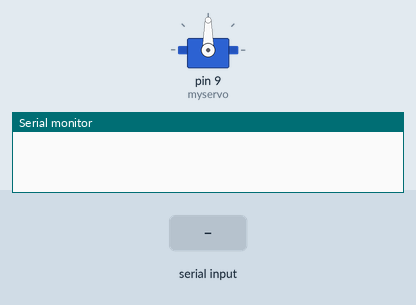
Bench run of a sketch on a simulated Arduino Uno, built with avr-gcc and run on an emulated ATmega328P. Shown: servo, the last lines printed to the serial monitor. The test bench sets the inputs (shaded band).

Above: at 1.2 s.
1.3 s: byte 30 received over Serial
At 1.45 s:
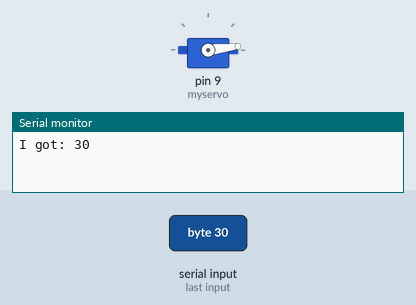
At 5.3 s:
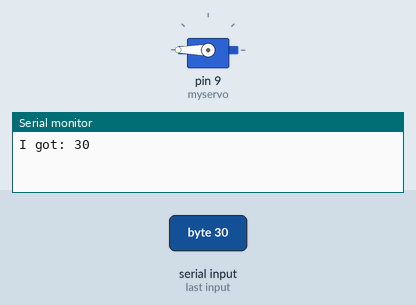
Timing chart, 0 to 12.4 s (numbered marks = the images above; inputs shaded):
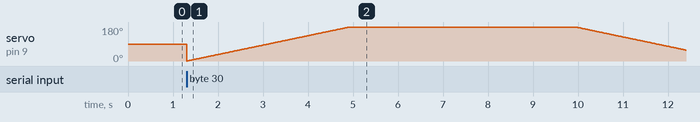

The sketch:

lock.ino
```cpp
 int incomingByte = 0;
#include <Servo.h>

Servo myservo;  // create servo object to control a servo
// twelve servo objects can be created on most boards

int pos = 0;    // variable to store the servo position


void setup(){
// Open serial connection.
Serial.begin(9600);
 myservo.attach(9);  // attaches the servo on pin 9 to the servo object q
}

void loop(){
if (Serial.available() > 0) {
 // read the incoming byte:
 incomingByte = Serial.read();

 // say what you got:
 Serial.print("I got: "); // ASCII printable characters
 Serial.println(incomingByte, DEC);
   for (pos = 0; pos <= 180; pos += 1) { // goes from 0 degrees to 180 degrees
    // in steps of 1 degree
    myservo.write(pos);              // tell servo to go to position in variable 'pos'
    delay(20);                       // waits 15ms for the servo to reach the position
  }
  delay(5000);
  for (pos = 180; pos >= 0; pos -= 1) { // goes from 180 degrees to 0 degrees
    myservo.write(pos);              // tell servo to go to position in variable 'pos'
    delay(20);                       // waits 15ms for the servo to reach the position
  }
  delay(5000);
  /*for (pos = 0; pos <= 90; pos += 1) { // goes from 0 degrees to 180 degrees
    // in steps of 1 degree
    myservo.write(pos);              // tell servo to go to position in variable 'pos'
    delay(15);                       // waits 15ms for the servo to reach the position
  }*/


}

}
```
